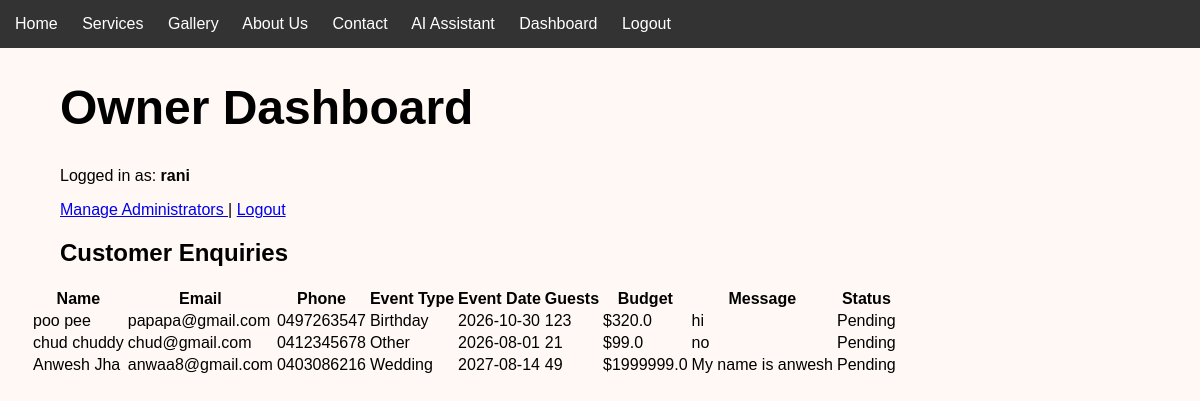
Page /dashboard (signed in) on the earlier database version.
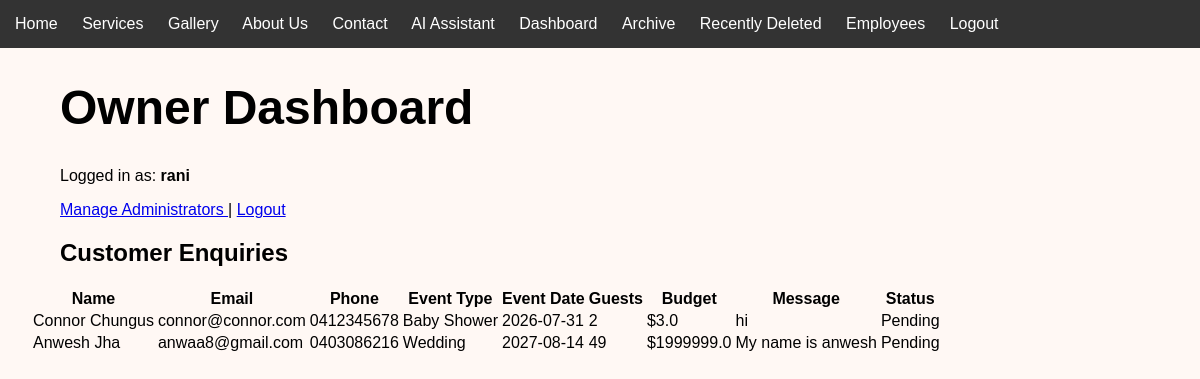
Same page on the later database version.
### tables this page shows
CREATE TABLE Enquiries (

    EnquiryID INTEGER PRIMARY KEY AUTOINCREMENT,

    CustomerID INTEGER NOT NULL,

    EventType TEXT NOT NULL,

    EventDate TEXT NOT NULL,

    GuestCount INTEGER,

    Budget REAL,

    Message TEXT,

    Status TEXT DEFAULT 'Pending',

    DateSubmitted TEXT, CreatedAt TEXT, UpdatedAt TEXT, DeletedAt TEXT,

    FOREIGN KEY (CustomerID) REFERENCES Customers(CustomerID)

);

CREATE TABLE Customers (

            CustomerID INTEGER PRIMARY KEY AUTOINCREMENT,

            FirstName TEXT NOT NULL,

            LastName TEXT NOT NULL,

            Email TEXT NOT NULL,

            Phone TEXT

        );

### app.py (the view)
@app.route("/dashboard")
@login_required
def dashboard():
    connection = get_connection()
    cursor = connection.cursor()
    cursor.execute("""
        SELECT
            Enquiries.*,
            Customers.FirstName,
            Customers.LastName,
            Customers.Email,
            Customers.Phone
        FROM Enquiries
        INNER JOIN Customers
            ON Enquiries.CustomerID = Customers.CustomerID
        WHERE Enquiries.Status = 'Pending'
        ORDER BY Enquiries.EnquiryID DESC
    """)
    enquiries = cursor.fetchall()
    connection.close()
    return render_template(
        "dashboard.html",
        enquiries=enquiries,
        username=session.get("username"),
        role=session.get("role")
    )

### app.py (called while the page is built)
def login_required(route_function):
    @wraps(route_function)
    def protected_route(*args, **kwargs):
        if session.get("logged_in") is not True:
            return redirect(url_for("login"))
        return route_function(*args, **kwargs)
    return protected_route

### database.py (called while the page is built)
def get_connection():
    connection = sqlite3.connect(DATABASE)
    connection.row_factory = sqlite3.Row
    connection.execute("PRAGMA foreign_keys = ON")
    return connection

### templates/dashboard.html (shortened to what this page needs)
{% extends "base.html" %}
{% block content %}
<h1>Owner Dashboard</h1>
<p>
    Logged in as:
    <strong>{{ username }}</strong>
</p>
<p>
    <a href="{{ url_for('manage_admins') }}">
        Manage Administrators
    </a>
    |
    <a href="{{ url_for('logout') }}">
        Logout
    </a>
</p>
<h2>Customer Enquiries</h2>
{% if enquiries %}
<table>
    <thead>
        <tr>
            <th>Name</th>
            <th>Email</th>
            <th>Phone</th>
            <th>Event Type</th>
            <th>Event Date</th>
            <th>Guests</th>
            <th>Budget</th>
            <th>Message</th>
            <th>Status</th>
        </tr>
    </thead>
    <tbody>
        {% for enquiry in enquiries %}
        <tr>
            <td>
                {{ enquiry["FirstName"] }}
                {{ enquiry["LastName"] }}
            </td>
            <td>
                {{ enquiry["Email"] }}
            </td>
            <td>
                {{ enquiry["Phone"] }}
            </td>
            <td>
                {{ enquiry["EventType"] }}
            </td>
            <td>
                {{ enquiry["EventDate"] }}
            </td>
            <td>
                {{ enquiry["GuestCount"] }}
            </td>
            <td>
                ${{ enquiry["Budget"] }}
            </td>
            <td>
                {{ enquiry["Message"] }}
            </td>
            <td>
                {{ enquiry["Status"] }}
            </td>
        </tr>
        {% endfor %}
    </tbody>
</table>
{% else %}
<p>
    No customer enquiries have been submitted yet.
</p>
{% endif %}
{% endblock %}

### templates/base.html (shortened to what this page needs)
<!DOCTYPE html>
<html lang="en">
<head>
    <link
        rel="stylesheet"
        href="{{ url_for('static', filename='css/style.css') }}"
    >
</head>
<body>
    <nav>
        <a href="{{ url_for('home') }}">Home</a>
        <a href="{{ url_for('services') }}">Services</a>
        <a href="{{ url_for('gallery') }}">Gallery</a>
        <a href="{{ url_for('about') }}">About Us</a>
        <a href="{{ url_for('contact') }}">Contact</a>
        <a href="{{ url_for('assistant') }}">AI Assistant</a>
        {% if session.get("logged_in") %}
            <a href="{{ url_for('dashboard') }}">
                Dashboard
            </a>
            {% if session.get("role") == "admin" %}
                <a href="{{ url_for('archive') }}">
                    Archive
                </a>
                <a href="{{ url_for('recently_deleted') }}">
                    Recently Deleted
                </a>
                <a href="{{ url_for('manage_employees') }}">
                    Employees
                </a>
            {% endif %}
            <a href="{{ url_for('logout') }}">
                Logout
            </a>
        {% else %}
            <a href="{{ url_for('login') }}">
                Staff Login
            </a>
        {% endif %}
    </nav>
    <main>
        {% block content %}
        {% endblock %}
    </main>
</body>
</html>

### static/css/style.css (style rules this page uses)
body { margin: 0; font-family: Arial, sans-serif; background: #fff8f4; }
nav { background: #333; padding: 15px; }
nav a { color: white; margin-right: 20px; text-decoration: none; }
h1 { font-size: 48px; }
main, form, h1, h2, p { margin-left: 30px; }

Differences in the rows shown:
removed Enquiries: FirstName "poo", LastName "pee", Email "papapa@gmail.com", Phone "0497263547", EventType "Birthday", EventDate "2026-10-30", GuestCount "123", Budget "320.0", Message "hi", Status "Pending"
removed Enquiries: FirstName "chud", LastName "chuddy", Email "chud@gmail.com", Phone "0412345678", EventType "Other", EventDate "2026-08-01", GuestCount "21", Budget "99.0", Message "no", Status "Pending"
added Enquiries: FirstName "Connor", LastName "Chungus", Email "connor@connor.com", Phone "0412345678", EventType "Baby Shower", EventDate "2026-07-31", GuestCount "2", Budget "3.0", Message "hi", Status "Pending"
Other differences:
text now shown: "Archive Recently Deleted Employees"
